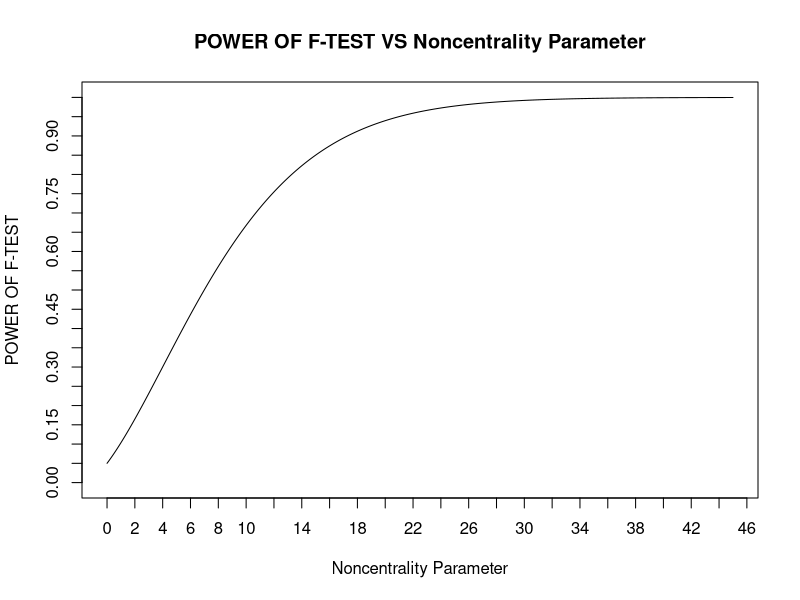

This figure's R source:
t=4
r=7
n=t*(r-1)
alpha=.05
df1=t-1
df2=n-t
L = seq(0,45,.05)
phi = sqrt(L/t)
P = 1-pf(qf(1-alpha,df1,df2),df1,df2,L)
output = cbind(L,P,phi)
plot(L,P,type="l",main="POWER OF F-TEST VS Noncentrality Parameter",
           xlab="Noncentrality Parameter", ylab="POWER OF F-TEST",
         lab=c(20,20,7),ylim=c(0,1))
